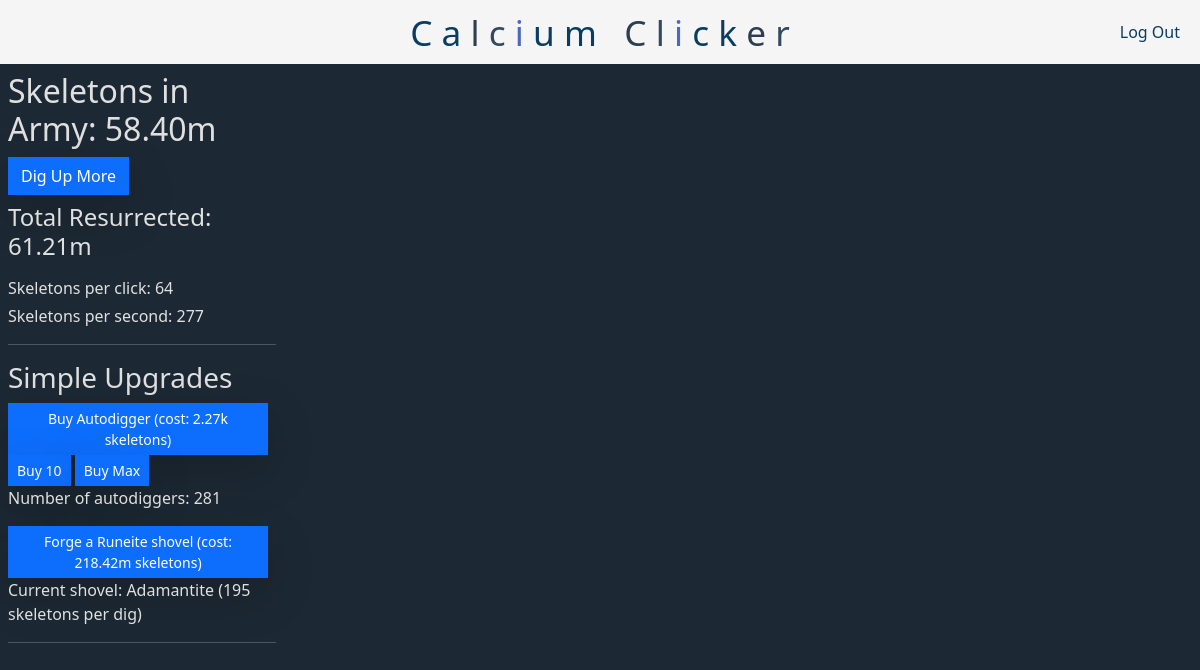
/ (signed in), run on the app's committed database.
### tables this page shows
CREATE TABLE users (
    id INTEGER PRIMARY KEY AUTOINCREMENT NOT NULL,
    username TEXT NOT NULL,
    hash TEXT NOT NULL,
    skeletonCount INTEGER NOT NULL DEFAULT 0,
    totalSkeletons INTEGER NOT NULL DEFAULT 0
);

CREATE TABLE stats (
    id INTEGER PRIMARY KEY AUTOINCREMENT NOT NULL,
    user_id INTEGER NOT NULL,
    skeletonsPerClick INTEGER NOT NULL DEFAULT 1,
    skeletonsPerSecond INTEGER NOT NULL DEFAULT 0,
    FOREIGN KEY (user_id) REFERENCES users(id) ON DELETE CASCADE
);

CREATE TABLE simple_upgrades (
    id INTEGER PRIMARY KEY AUTOINCREMENT NOT NULL,
    user_id INTEGER NOT NULL,
    curShovel INTEGER NOT NULL DEFAULT 0,
    shovelCost INTEGER NOT NULL DEFAULT 100,
    numAutodiggers INTEGER NOT NULL DEFAULT 0,
    autodiggerCost INTEGER NOT NULL DEFAULT 10,
    FOREIGN KEY (user_id) REFERENCES users(id) ON DELETE CASCADE
);

### app.py (the view)
@app.route("/", methods=["GET"])
@login_required
def index():
    userData = db.execute("""
        SELECT users.skeletonCount, users.totalSkeletons,
               simple_upgrades.curShovel, simple_upgrades.shovelCost, simple_upgrades.numAutodiggers, simple_upgrades.autodiggerCost,
               stats.skeletonsPerClick, stats.skeletonsPerSecond
        FROM users
        JOIN simple_upgrades ON users.id = simple_upgrades.user_id
        JOIN stats ON users.id = stats.user_id
        WHERE users.id = ?
    """, session["user_id"])[0]
    skeletonCount = userData["skeletonCount"]
    totalSkeletons = userData["totalSkeletons"]
    curShovel = userData["curShovel"]
    shovelCost = userData["shovelCost"]
    numAutodiggers = userData["numAutodiggers"]
    autodiggerCost = userData["autodiggerCost"]
    skeletonsPerClick = userData["skeletonsPerClick"]
    skeletonsPerSecond = userData["skeletonsPerSecond"]
    return render_template("index.html",
                           skeletonCount=skeletonCount,
                           totalSkeletons=totalSkeletons,
                           curShovel=curShovel,
                           shovelCost=shovelCost,
                           numAutodiggers=numAutodiggers,
                           autodiggerCost=autodiggerCost,
                           skeletonsPerClick=skeletonsPerClick,
                           skeletonsPerSecond=skeletonsPerSecond,
                           shovels=shovels,
                           maxShovel=maxShovel)

### app.py (called while the page is built)
@app.after_request
def after_request(response):
    response.headers["Cache-Control"] = "no-cache, no-store, must-revalidate"
    response.headers["Expires"] = 0
    response.headers["Pragma"] = "no-cache"
    return response

### helpers.py (called while the page is built)
def login_required(f):
    @wraps(f)
    def decorated_function(*args, **kwargs):
        if session.get("user_id") is None:
            return redirect("/login")
        return f(*args, **kwargs)
    return decorated_function

def formatNumberSuffix(num):
    if num >= 1_000_000_000_000_000_000_000_000_000:
        return f"{num / 1_000_000_000_000_000_000_000_000_000:.2f}o"
    elif num >= 1_000_000_000_000_000_000_000_000:
        return f"{num / 1_000_000_000_000_000_000_000_000:.2f}S"
    elif num >= 1_000_000_000_000_000_000_000:
        return f"{num / 1_000_000_000_000_000_000_000:.2f}s"
    elif num >= 1_000_000_000_000_000_000:
        return f"{num / 1_000_000_000_000_000_000:.2f}Q"
    elif num >= 1_000_000_000_000_000:
        return f"{num / 1_000_000_000_000_000:.2f}q"
    elif num >= 1_000_000_000_000:
        return f"{num / 1_000_000_000_000:.2f}t"
    elif num >= 1_000_000_000:
        return f"{num / 1_000_000_000:.2f}b"
    elif num >= 1_000_000:
        return f"{num / 1_000_000:.2f}m"
    elif num >= 1_000:
        return f"{num / 1_000:.2f}k"
    else:
        return str(num)

def shovelSkeletonsPerClick(curShovel, baseValue=10, polyPower=1.5, exponentialKicker=1.02):
    return int(baseValue * ((curShovel + 1) ** polyPower) * (exponentialKicker ** ((curShovel + 1) ** 0.5)))

### templates/index.html (shortened to what this page needs)
{% extends "layout.html" %}
{% block main %}
    <div class="from-left-1st">
        <div class="m-2 from-top-1st">
            <h2>Skeletons in Army: <span id="skeleton-count">{{ skeletonCount | formatNumberSuffix }}</span></h2>
            <button class="btn btn-primary rounded-0 shadow-lg" onclick="digUpSkeletons()">Dig Up More</button>
            <h4 class="mt-2 mb-3">Total Resurrected: <span id="total-skeletons">{{ totalSkeletons | formatNumberSuffix }}</span></h4>
            {% if (totalSkeletons + (1.3 * skeletonsPerSecond)) > 9 %}
                <p class="mb-1">Skeletons per click: <span id="skeletons-per-click">{{ skeletonsPerClick | formatNumberSuffix }}</span></p>
                <p class="mb-1">Skeletons per second: <span id="skeletons-per-second">{{ skeletonsPerSecond | formatNumberSuffix }}</span></p>
            {% endif %}
        </div>
        <hr>
        {% if (totalSkeletons + (1.3 * skeletonsPerSecond)) > 9 %}
            <div class="m-2 from-top-2nd">
                <h3>Simple Upgrades</h3>
                <button class="btn btn-primary rounded-0 shadow-lg btn-sm" onclick="buyAutodigger()">Buy Autodigger (cost: <span id="autodigger-cost">{{ autodiggerCost | formatNumberSuffix }}</span> skeletons)</button>
                <button class="btn btn-primary rounded-0 shadow-lg btn-sm" onclick="buyTenAutodiggers()">Buy 10</button>
                <button class="btn btn-primary rounded-0 shadow-lg btn-sm" onclick="buyMaxAutodiggers()">Buy Max</button>
                <p>Number of autodiggers: <span id="num-autodiggers">{{ numAutodiggers }}</span></p>
                <button id="shovel-button" class="btn btn-primary rounded-0 shadow-lg btn-sm {% if curShovel == maxShovel %}btn-dark{% endif %}"
                onclick="buyShovel()"
                {% if curShovel == maxShovel %}disabled{% endif %}>
                    {% if curShovel < maxShovel %}
                        Forge a {{ shovels[curShovel + 1] }} shovel (cost: {{ shovelCost | formatNumberSuffix }} skeletons)
                    {% else %}
                        Your shovel is max level!
                    {% endif %}
                </button>
                {% if curShovel != 0 %}
                    <p id="shovel-description">Current shovel: {{ shovels[curShovel] }} ({{ curShovel | shovelSkeletonsPerClick | formatNumberSuffix }} skeletons per dig)</p>
                {% else %}
                    <p id="shovel-description">Current shovel: {{ shovels[curShovel] }} (1 skeleton per dig)</p>
                {% endif %}
            </div>
            <hr>
        {% endif %}
    </div>
{% endblock %}

### templates/layout.html (shortened to what this page needs)
<!DOCTYPE html>
<html lang="en">
    <head>
        <link href="https://cdn.jsdelivr.net/npm/bootstrap@5.3.3/dist/css/bootstrap.min.css" rel="stylesheet">
        <link href="/static/styles.css" rel="stylesheet">
    </head>
    <body>
        <nav class="navbar navbar-expand-md padding">
            <div class="container-fluid">
                <a class="navbar-brand navbar-major not-clickable">
                    <span class="deep-blue">C</span>
                    <span class="bright-blue">a</span>
                    <span class="charcoal-black">l</span>
                    <span class="slate-gray">c</span>
                    <span class="steel-blue">i</span>
                    <span class="deep-blue">u</span>
                    <span class="bright-blue">m</span>
                    <span class="charcoal-black">C</span>
                    <span class="slate-gray">l</span>
                    <span class="steel-blue">i</span>
                    <span class="deep-blue">c</span>
                    <span class="bright-blue">k</span>
                    <span class="charcoal-black">e</span>
                    <span class="slate-gray">r</span>
                </a>
                <div class="collapse navbar-collapse" id="navbar">
                    {% if session["user_id"] %}
                        <ul class="navbar-nav ms-auto mt-1 mb-1 navbar-minor">
                            <li class="nav-item"><a class="nav-link" href="/logout">Log Out</a></li>
                        </ul>
                    {% else %}
                        <ul class="navbar-nav ms-auto mt-1 mb-1">
                            <li class="nav-item"><a class="nav-link" href="/register">Register</a></li>
                            <li class="nav-item"><a class="nav-link" href="/login">Log In</a></li>
                        </ul>
                    {% endif %}
                </div>
            </div>
        </nav>
         <main class="{% if request.path != '/' %}container py-5 text-center{% endif %}">
            {% block main %}{% endblock %}
        </main>
    </body>
</html>

### static/styles.css (style rules this page uses)
nav { background-color: #f5f5f5; color: #1c2833; border: none; }
nav .navbar-brand { font-size: 2.2rem; }
nav .navbar-brand .deep-blue { color: #0a3d62; }
nav .navbar-brand .bright-blue { color: #0a3d62; }
nav .navbar-brand .charcoal-black { color: #2c3e50; }
nav .navbar-brand .slate-gray { color: #34495e; }
nav .navbar-brand .steel-blue { color: #4a69bd; }
.navbar-nav .nav-link { color: #0a3d62; font-weight: 500; }
.navbar { position: relative; width: 100% }
.navbar .navbar-major { position: absolute; top: 50%; left: 50%; transform: translate(-50%, -50%); }
.padding { padding-top: 0.5rem; padding-bottom: 0.5rem; }
.from-left-1st { width: 23%; position: relative; }
.from-left-1st hr { margin-left: 8px; }
body { background-color: #1c2833; color: #e0e0e0; }
p, span, h1, h2, h3, h4, h5, h6, .not-clickable { cursor: default; user-select: none; }
.nav-item { user-select: none; }

### data on the page
users: skeletonCount "58.40m", totalSkeletons "61.21m"
stats: skeletonsPerSecond "277"
simple_upgrades: autodiggerCost "2.27k", numAutodiggers "281", shovelCost "218.42m"

### other printed values
{{ skeletonsPerClick | formatNumberSuffix }} "64"
{{ shovels[curShovel + 1] }} "Runeite"
{{ shovels[curShovel] }} "Adamantite"
{{ curShovel | shovelSkeletonsPerClick | formatNumberSuffix }} "195"
